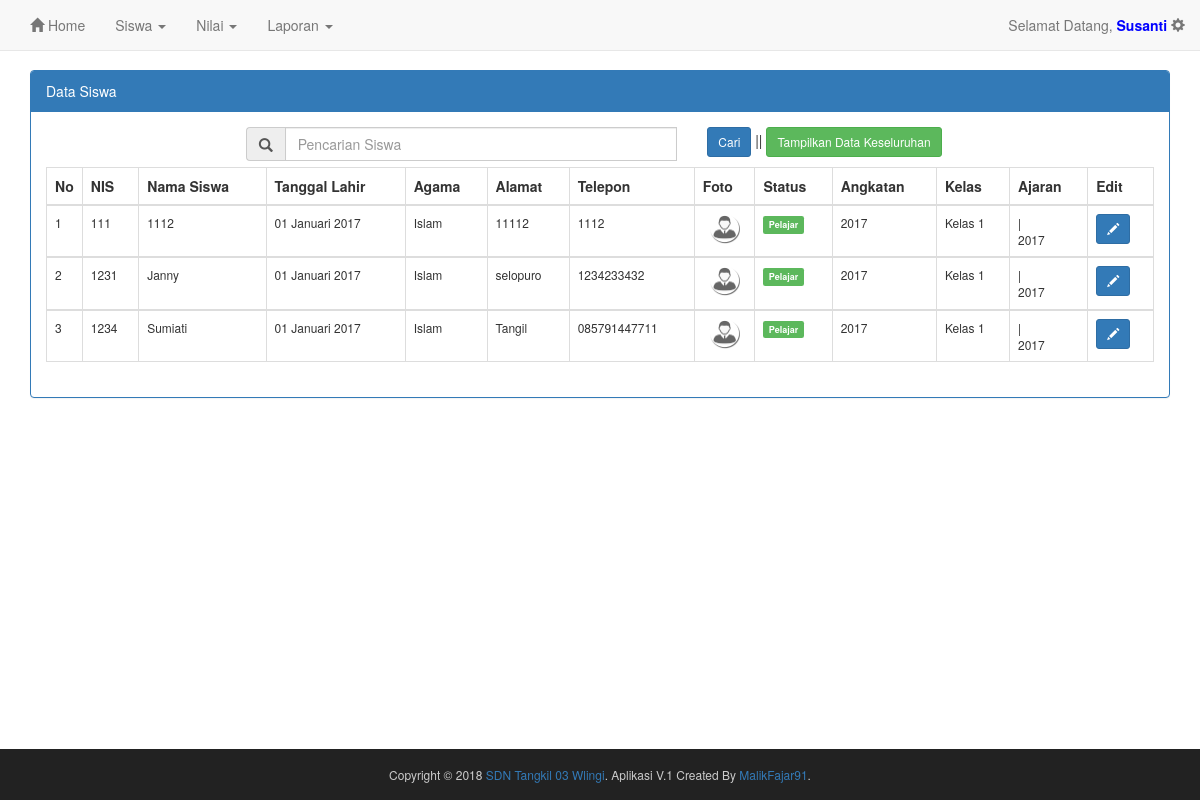
Screenshot of /guru-kelas/modul/data-siswa.php (signed in) with the database file from the repository.
### tables this page shows
CREATE TABLE `siswa` (
  `nis` varchar(20) NOT NULL,
  `password` varchar(50) NOT NULL,
  `nama_siswa` varchar(100) NOT NULL,
  `tgl_lahir` date NOT NULL,
  `agama` varchar(20) NOT NULL,
  `alamat` varchar(200) NOT NULL,
  `telp_siswa` varchar(13) NOT NULL,
  `status` varchar(50) NOT NULL,
  `foto` varchar(200) NOT NULL,
  `id_kelas` int(2) NOT NULL DEFAULT '0',
  `level` varchar(20) NOT NULL,
  `tahun_angkatan` year(4) NOT NULL DEFAULT '2017',
  `tahun_ajaran` year(4) NOT NULL DEFAULT '2017',
  PRIMARY KEY (`nis`)
);

CREATE TABLE `kelas` (
  `id_kelas` int(2) NOT NULL AUTO_INCREMENT,
  `nama_kelas` varchar(50) NOT NULL,
  PRIMARY KEY (`id_kelas`)
);

### page/page-config.php (called while the page is built, shortened)
<?php
function getPagingQuery($sql, $itemPerPage)
{
	if (isset($_GET['page']) && (int)$_GET['page'] > 0) {
		$page = (int)$_GET['page'];
	} else {
		$page = 1;
	}
	$offset = ($page - 1) * $itemPerPage;
	return $sql . " LIMIT $offset, $itemPerPage";
}

### guru-kelas/modul/data-siswa.php (the view, shortened to what this page needs)
<?php
include "../../page/page-config.php";
?>
<!doctype html>
<html>
<head>
<link href="../../asset/style.css" rel="stylesheet" type="text/css">
<link href="../../asset/css/bootstrap.min.css" rel="stylesheet">
    <link href="../../asset/source/jquery.fancybox.css" type="text/css" rel="stylesheet" media="screen">
</head>
<body>
          <?php include "header.php"; ?>
<div class="container" style="margin-top:70px;">
  <div class="row">
    <div class="col-md-12">
                <div class="panel panel-primary">
            <div class="panel-heading">Data Siswa</div>
                        <div class="panel-body" style="overflow:auto;">
                        <form action="data-siswa.php" method="get">
                         <div class="col-md-2">
                         </div>
                         <div class="col-md-5">
                                        <div class="input-group">
                                            <span class="input-group-addon">
                                                <span class='glyphicon glyphicon-search' ></span>
                                            </span>
                                            <div class="form-line">
                                                <input class="form-control" size="10" type="text" placeholder="Pencarian Siswa" required name="pencarian">
                                            </div>
                                        </div>
                                    </div>
                                    <div class="col-md-5">
                                        <button type="submit" class="btn btn-primary btn-sm waves-effect" name="cari">Cari</button> || <a href="data-siswa.php" class="btn btn-success btn-sm waves-effect">Tampilkan Data Keseluruhan</a>
                                    </div>
                          </form>
                          <br>
                          <br>
        <table class="table table-bordered table-hover table-responsive" id="mydata">
        <thead>
          <tr>
                  <th width="10px">No</th>
                    <th>NIS</th>
                    <th>Nama Siswa</th>
                    <th>Tanggal Lahir</th>
                    <th>Agama</th>
                    <th>Alamat</th>
                    <th>Telepon</th>
                    <th>Foto</th>
                    <th>Status</th>
                    <th>Angkatan</th>
                    <th>Kelas</th>
                    <th>Ajaran</th>
                    <th>Edit</th>
                </tr>
        </thead>
                <?php
              if(isset($_GET['cari'])){
                  $namabulan = array("","Januari","Pebruari","Maret","April","Mei","Juni","Juli","Agustus","September","Oktober","November","Desember");
                $hsl = $_GET['pencarian'];
                $no = 1;
                $sql = "SELECT * FROM siswa,kelas WHERE siswa.id_kelas=kelas.id_kelas and kelas.id_kelas='$_SESSION[id_kelas]' AND (siswa.nis like '%$hsl%' or siswa.nama_siswa like '%$hsl%') ORDER BY siswa.nis ASC";
                $query = mysqli_query($koneksi,$sql);
                 while($data = mysqli_fetch_assoc($query)){
                        extract($data);
                        list($thn,$bln,$tgl)=explode('-',$tgl_lahir);
        ?>
          <tbody>
              <tr style="font-size:12px;">
                  <td><?php echo $no++?></td>
                    <td><?php echo $nis ?></td>
                    <td><?php echo $nama_siswa ?></td>
                    <td><?php echo $tgl.' '.$namabulan[(int)$bln].' '.$thn; ?></td>
                    <td><?php echo $agama?></td>
                    <td><?php echo $alamat ?></td>
                    <td><?php echo $telp_siswa ?></td>
                    <td><center><a href="<?php echo $foto ?>" class="perbesar"><img src="<?php echo $foto ?>" width="30px" height="30px"></a></center></td>
                    <td><?php if($status == "Pelajar"){
                             echo "<span class='label label-success'>Pelajar</span>";
                          } else {
                             echo "<span class='label label-danger'>Sudah Lulus</span>";
                        }?>
                    </td>
                    <td><?php echo $tahun_angkatan ?></td>
                    <td><?php echo $nama_kelas ?></td>
                    <td><?php echo $semester." |<br>".$tahun_ajaran ?></td>
                    <td><a href="#" class='open_modal btn btn-primary btn-sm' nis='<?php echo $nis; ?>' data-toggle="tooltip" data-placement="bottom" title="Edit"><center><span class='glyphicon glyphicon-pencil' ></span></center></a></td>
                   <!-- <td><a href="#" onClick="confirm_modal('hapus.php?nis=<?php echo $nis; ?>');" data-toggle="tooltip" data-placement="bottom" title="Hapus" class="btn btn-danger btn-sm"><center><span class='glyphicon glyphicon-trash' ></span></center></a></td>
              </tr> -->
            </tbody>
            <?php } } else { ?>
            <?php if(isset($_GET['page']) && $_GET['page'] != ''){
              $page = $_GET['page'];
                } else {
                    $page = 1;
                }
                $rowsPerPage = 10;
                if(empty($page)){
                    $posisi  = 0;
                    $page = 1;
                  }
                else{
                    $posisi  = ($page-1) * $rowsPerPage;
                }
                $no = $posisi + 1;
                $namabulan = array("","Januari","Pebruari","Maret","April","Mei","Juni","Juli","Agustus","September","Oktober","November","Desember");
                    $sql = "SELECT * FROM siswa,kelas WHERE siswa.id_kelas=kelas.id_kelas and kelas.id_kelas='$_SESSION[id_kelas]' ORDER BY siswa.nis ASC";
                    $hasil = mysqli_query($koneksi,getPagingQuery($sql, $rowsPerPage));
                    while($baris = mysqli_fetch_assoc($hasil)) {
                    extract($baris);
                    list($thn,$bln,$tgl)=explode('-',$tgl_lahir);
              ?>
            <tbody>
              <tr style="font-size:12px;">
                  <td><?php echo $no++?></td>
                    <td><?php echo $nis ?></td>
                    <td><?php echo $nama_siswa ?></td>
                    <td><?php echo $tgl.' '.$namabulan[(int)$bln].' '.$thn; ?></td>
                    <td><?php echo $agama?></td>
                    <td><?php echo $alamat ?></td>
                    <td><?php echo $telp_siswa ?></td>
                    <td><center><a href="<?php echo $foto ?>" class="perbesar"><img src="<?php echo $foto ?>" width="30px" height="30px"></a></center></td>
                    <td><?php if($status == "Pelajar"){
                             echo "<span class='label label-success'>Pelajar</span>";
                          } else {
                             echo "<span class='label label-danger'>Sudah Lulus</span>";
                        }?>
                    </td>
                    <td><?php echo $tahun_angkatan ?></td>
                    <td><?php echo $nama_kelas ?></td>
                    <td><?php echo $semester." |<br>".$tahun_ajaran ?></td>
                    <td><a href="#" class='open_modal btn btn-primary btn-sm' nis='<?php echo $nis; ?>' data-toggle="tooltip" data-placement="bottom" title="Edit"><center><span class='glyphicon glyphicon-pencil' ></span></center></a></td>
            </tbody>
            <?php } } ?>
            </table>
            </div>
        </div>
    </div>
  </div>
</div>
<br><br><br>
        <div class="navbar-fixed-bottom footer">
            <?php include "footer.php"; ?>
        </div>
</body>
</html>

### asset/style.css (style rules this page uses)
body { margin-top:5px; padding:0px; font-family:Segoe, "Segoe UI", "DejaVu Sans", "Trebuchet MS", Verdana, sans-serif; }
.label { text-align:center; }
.footer { margin: 0px; width: 100%; text-align: center; font-size: 12px; background:#222; }

### rows the page displays
siswa: nis "111", nama_siswa "1112", tgl "01", bln "Januari", thn "2017", agama "Islam", alamat "11112", telp_siswa "1112", foto (placeholder picture), status "Pelajar", tahun_angkatan "2017", id_kelas.nama_kelas "Kelas 1", tahun_ajaran "2017"
siswa: nis "1231", nama_siswa "Janny", tgl "01", bln "Januari", thn "2017", agama "Islam", alamat "selopuro", telp_siswa "1234233432", foto (placeholder picture), status "Pelajar", tahun_angkatan "2017", id_kelas.nama_kelas "Kelas 1", tahun_ajaran "2017"
siswa: nis "1234", nama_siswa "Sumiati", tgl "01", bln "Januari", thn "2017", agama "Islam", alamat "Tangil", telp_siswa "085791447711", foto (placeholder picture), status "Pelajar", tahun_angkatan "2017", id_kelas.nama_kelas "Kelas 1", tahun_ajaran "2017"

### other values shown
$_SESSION['nama_guru'] "Susanti"
